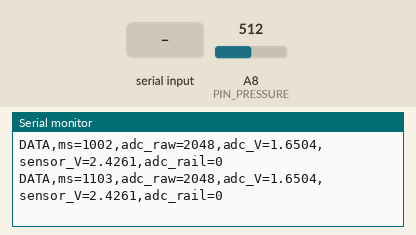
Recording of a sketch running on a simulated Teensy 4. Shown: the last lines printed to the serial monitor. Inputs (shaded band) come from the test bench; at power-on: A8 (PIN_PRESSURE) = 512 (analog values on the 0–1023 scale).

Above: at 1.2 s.
1.3 s: "START\n" received over Serial
At 1.41 s:
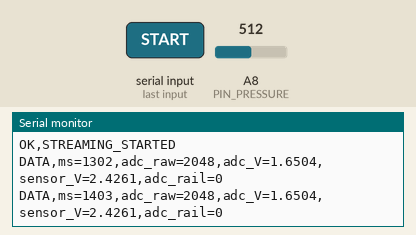
2.8 s: "STOP\n" received over Serial
At 3.5 s:
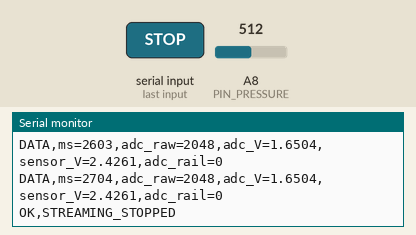
4.3 s: "1\n" received over Serial
At 4.7 s:
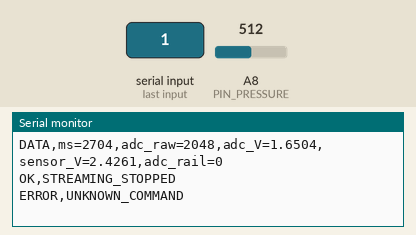
Timing chart, 0 to 7.3 s (numbered marks = the images above; inputs shaded):
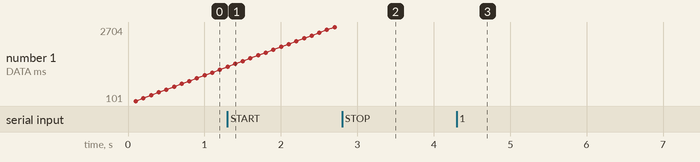

Measured:
- after the input at 1.3 s, the serial monitor: prints a new line at once (image 1)
- after the input at 2.8 s, the serial monitor: prints a new line at once (image 2)
- after the input at 4.3 s, the serial monitor: prints a new line at once (image 3)

The sketch:

pressure_sensor_test.ino
```cpp
/*
 * SAVER pressure-sensor-only bench test for Teensy 4.1.
 *
 * This sketch does not configure or drive any motor pin.
 *
 * Wiring assumed by the calculation:
 *
 *   sensor OUT -- 4.7 kOhm --+-- Teensy A8 (physical pin 22)
 *                            |
 *                           10 kOhm
 *                            |
 *                           GND
 *
 * Sensor GND and Teensy GND must share the same signal reference.
 * A8 must always remain between 0 V and 3.3 V.
 * With this divider, a 5.0 V sensor output would put about 3.40 V on A8 and
 * is therefore not safe; the assumed sensor output must not exceed 4.5 V.
 *
 * Serial Monitor: 115200 baud
 * Commands: READ, START, STOP, HELP
 * Streaming starts automatically because this sketch only reads a sensor.
 */

#include <Arduino.h>
#include <ctype.h>
#include <string.h>

constexpr uint8_t PIN_PRESSURE = A8;
constexpr uint16_t ADC_MAX_12BIT = 4095;
constexpr float ADC_REFERENCE_V = 3.3f;

/* Edit these values if the resistors are measured more accurately. */
constexpr float DIVIDER_R_TOP_OHM = 4700.0f;      // Sensor OUT to A8.
constexpr float DIVIDER_R_BOTTOM_OHM = 10000.0f;  // A8 to GND.
constexpr float DIVIDER_RATIO =
    DIVIDER_R_BOTTOM_OHM / (DIVIDER_R_TOP_OHM + DIVIDER_R_BOTTOM_OHM);

/*
 * Pressure conversion is intentionally disabled until the complete XGZP6847A
 * part number is confirmed.  KPG, KPGN, KPGPN, and the trailing "33" option
 * use different zero voltages, spans, and pressure directions.
 */

/* User-adjustable print interval: 100 ms = 10 samples per second. */
constexpr uint32_t SAMPLE_PERIOD_MS = 100;
constexpr size_t COMMAND_BUFFER_SIZE = 32;

static_assert(A8 == 22, "This sketch requires the Teensy 4.1 A8 pin mapping");
static_assert(DIVIDER_R_TOP_OHM > 0.0f && DIVIDER_R_BOTTOM_OHM > 0.0f,
              "Divider resistor values must be positive");

bool g_streaming = true;
uint32_t g_lastSampleMs = 0;
char g_commandBuffer[COMMAND_BUFFER_SIZE];
size_t g_commandLength = 0;
bool g_commandOverflow = false;

void printMeasurement() {
  const uint16_t adcRaw = (uint16_t)analogRead(PIN_PRESSURE);
  const float adcVoltage =
      (float)adcRaw * ADC_REFERENCE_V / (float)ADC_MAX_12BIT;

  /* Vin = Vout / divider ratio = Vout * (Rtop + Rbottom) / Rbottom. */
  const float sensorVoltage = adcVoltage / DIVIDER_RATIO;
  const bool adcRail = adcRaw <= 1U || adcRaw >= ADC_MAX_12BIT - 1U;

  Serial.print("DATA,ms=");
  Serial.print(millis());
  Serial.print(",adc_raw=");
  Serial.print(adcRaw);
  Serial.print(",adc_V=");
  Serial.print(adcVoltage, 4);
  Serial.print(",sensor_V=");
  Serial.print(sensorVoltage, 4);
  Serial.print(",adc_rail=");
  Serial.println(adcRail ? 1 : 0);
}

void printHelp() {
  Serial.println("COMMANDS,READ|START|STOP|HELP");
  Serial.println("NOTE,START_and_STOP_control_USB_output_only");
  Serial.println("NOTE,kPa_output_disabled_until_full_XGZP6847A_part_number_is_confirmed");
}

void handleCommand(char* line) {
  for (char* p = line; *p != '\0'; ++p) {
    *p = (char)toupper((unsigned char)*p);
  }

  if (strcmp(line, "READ") == 0) {
    printMeasurement();
  } else if (strcmp(line, "START") == 0) {
    g_streaming = true;
    Serial.println("OK,STREAMING_STARTED");
  } else if (strcmp(line, "STOP") == 0) {
    g_streaming = false;
    Serial.println("OK,STREAMING_STOPPED");
  } else if (strcmp(line, "HELP") == 0) {
    printHelp();
  } else {
    Serial.println("ERROR,UNKNOWN_COMMAND");
  }
}

void pollSerial() {
  while (Serial.available() > 0) {
    const char c = (char)Serial.read();
    if (c == '\r') continue;

    if (c == '\n') {
      if (g_commandOverflow) {
        Serial.println("ERROR,COMMAND_TOO_LONG");
      } else if (g_commandLength > 0) {
        g_commandBuffer[g_commandLength] = '\0';
        handleCommand(g_commandBuffer);
      }
      g_commandLength = 0;
      g_commandOverflow = false;
      continue;
    }

    if (g_commandLength < COMMAND_BUFFER_SIZE - 1U) {
      g_commandBuffer[g_commandLength++] = c;
    } else {
      g_commandOverflow = true;
    }
  }
}

void setup() {
  pinMode(PIN_PRESSURE, INPUT);
  analogReadResolution(12);
  analogReadAveraging(16);

  Serial.begin(115200);
  const uint32_t waitStartedMs = millis();
  while (!Serial && (uint32_t)(millis() - waitStartedMs) < 2000U) {
    /* Sensor acquisition can start after the short USB Serial wait. */
  }

  Serial.println("SAVER_PRESSURE_SENSOR_TEST_READY");
  Serial.println("PIN,A8=22,ADC_BITS=12,ADC_MAX_V=3.3");
  Serial.print("DIVIDER,sensor_out--4k7--A8--10k--GND,ratio=");
  Serial.println(DIVIDER_RATIO, 6);
  Serial.println("WARNING,sensor_output_must_not_reach_5V,A8_would_exceed_3V3");
  Serial.println("WARNING,pressure_kPa_disabled_full_sensor_part_number_required");
  Serial.println("DATA_HEADER,ms,adc_raw,adc_V,sensor_V,adc_rail");
  printHelp();
}

void loop() {
  pollSerial();

  const uint32_t nowMs = millis();
  if (g_streaming && (uint32_t)(nowMs - g_lastSampleMs) >= SAMPLE_PERIOD_MS) {
    g_lastSampleMs = nowMs;
    printMeasurement();
  }
}
```
